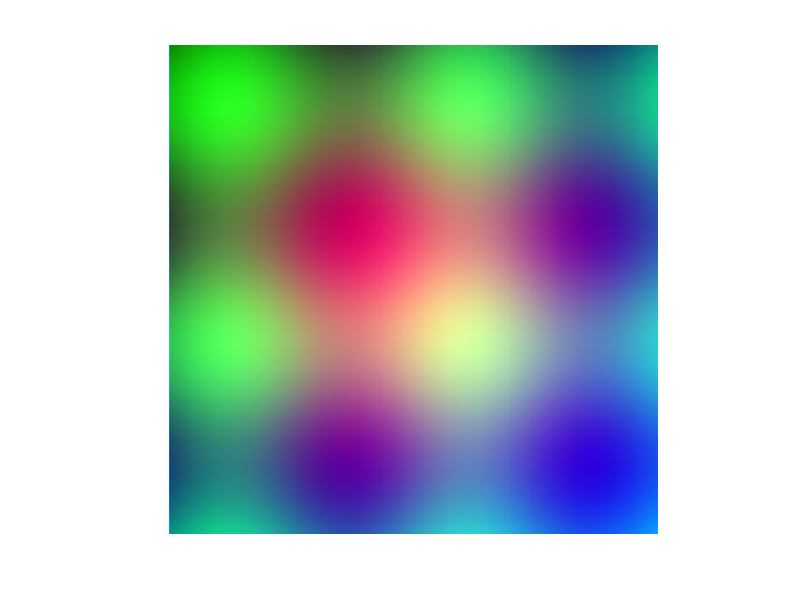

MATLAB code for this plot:
%Clase 13/02/2025
%Imagenes procedurales

clc
close all
clear

for x=1:1:256
    for y=1:1:256
        f1(x,y)=127.5*sin(0.05*y)+127.5;
        f2(x,y)=127.5*(sin(0.05*x)+sin(0.05*y))/2+127.5;
        f3(x,y)=x;
        f4(x,y)=(x+y)/2;
        f5(x,y)=255*exp(-((x-127.5)^2+(y-127.5)^2)/100^2);
    end
end



IMA(:,:,1)=f5;
IMA(:,:,2)=f2;
IMA(:,:,3)=f4;

%figure,mesh(f5)
figure,imshow(uint8(IMA))


